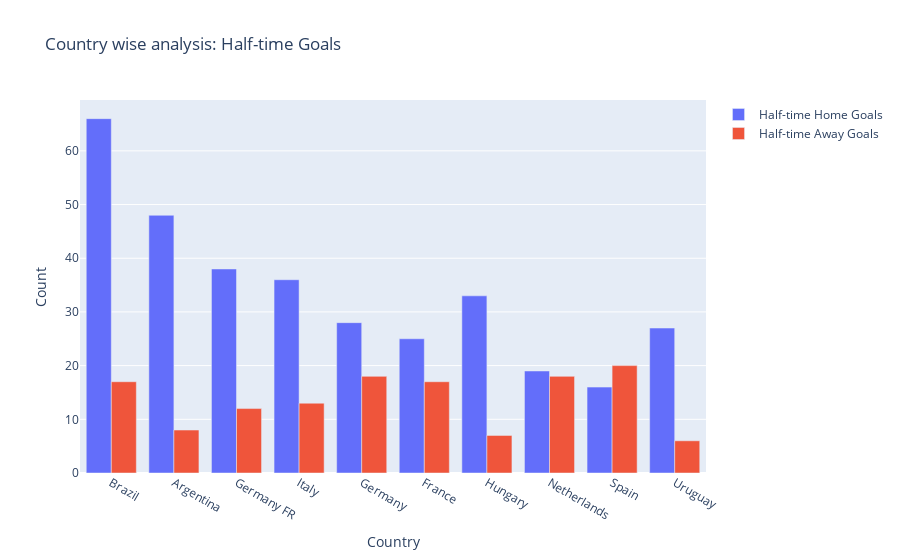

Notebook source saved alongside this figure:
### Code cell
import plotly.graph_objects as go

fig = go.Figure(data=[
    go.Bar(name='Half-time Home Goals', x=total.index, y=total['Half-time Home Goals']),
    go.Bar(name='Half-time Away Goals', x=total.index, y=total['Half-time Away Goals'])
])

fig.update_layout(barmode='group',
                  title_text='Country wise analysis: Half-time Goals',
                  xaxis_title='Country',
                  yaxis_title='Count')
py.offline.iplot(fig)

### Figure 1 — Plotly figure (JSON) as saved in the notebook; plotly's stock layout.template omitted (floating-point values rounded to 4 significant figures)
{"data": [{"name": "Half-time Home Goals", "x": ["Brazil", "Argentina", "Germany FR", "Italy", "Germany", "France", "Hungary", "Netherlands", "Spain", "Uruguay"], "y": [66.0, 48.0, 38.0, 36.0, 28.0, 25.0, 33.0, 19.0, 16.0, 27.0], "type": "bar"}, {"name": "Half-time Away Goals", "x": ["Brazil", "Argentina", "Germany FR", "Italy", "Germany", "France", "Hungary", "Netherlands", "Spain", "Uruguay"], "y": [17.0, 8.0, 12.0, 13.0, 18.0, 17.0, 7.0, 18.0, 20.0, 6.0], "type": "bar"}], "layout": {"barmode": "group", "title": {"text": "Country wise analysis: Half-time Goals"}, "xaxis": {"title": {"text": "Country"}}, "yaxis": {"title": {"text": "Count"}}}}
